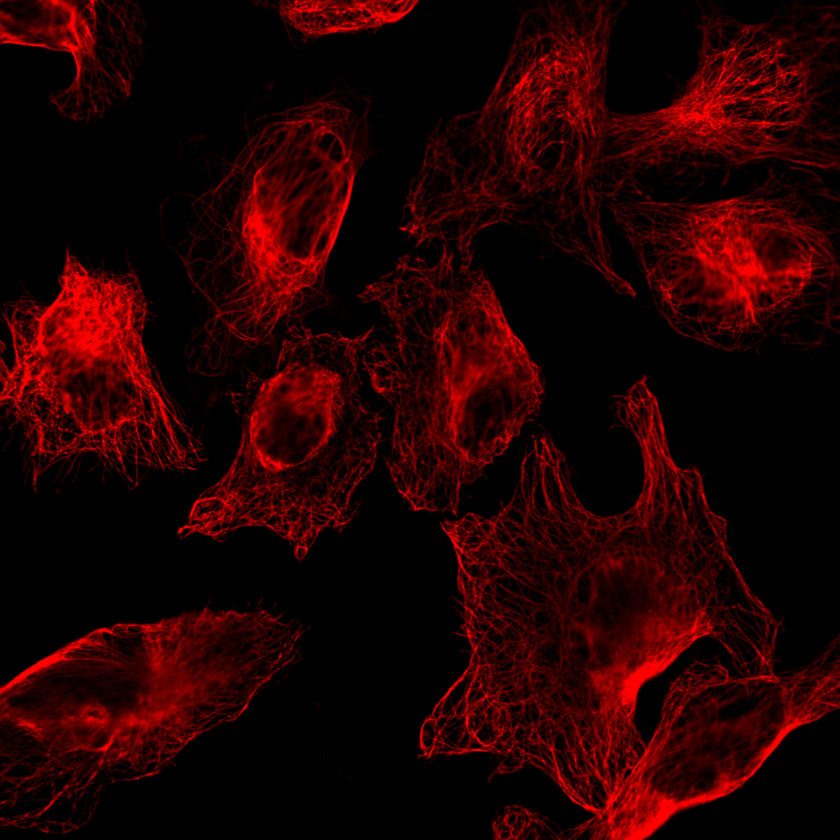
#> input picture image/生物图像-李英/20/20_B1_2_red.tif, 840 x 840 px, shrunk from 1728 x 1728 before the run, found by its file name
$ python w2.py
#> lines starting #> are read from the running program, lines starting #| are printed output that depends on the picture; after the words box and inside, x2 and y2 are one past the last pixel; in counts of white or black regions, pixels touching at a corner belong together
from dis import dis
import numpy as np
import matplotlib.pyplot as plt
from scipy import ndimage as ndi
from skimage import morphology,feature
import cv2


def labelbased_w(imgpath):
#> called with imgpath = './image/20_B1_2_red.tif'
    img = cv2.imread(imgpath)
#> img is the input picture: shape (840, 840, 3); mean B, G, R 0, 0, 35.6
    gray = cv2.cvtColor(img,cv2.COLOR_BGR2GRAY) #颜色空间转换
    # kernel = np.ones((3,3),np.uint8)
    kernel = np.array(((1, 1, 1), (1, 0, 1), (1, 1, 1)),dtype = np.uint8) #开闭运算的模板，类似于卷积

    # ret0, thresh0 = cv2.threshold(gray,0,255,cv2.THRESH_BINARY_INV+cv2.THRESH_OTSU) #二值化 同时前景后景转换
    # opening = cv2.morphologyEx(thresh0,cv2.MORPH_OPEN,kernel, iterations = 2) #开运算
    # # 确定背景区域
    # sure_bg = cv2.dilate(opening,kernel,iterations=3) #膨胀操作

    # 确定前景区域
    dist_transform = cv2.distanceTransform(gray ,cv2.DIST_L2,5) #任意点到背景点的距离
    ret1, sure_fg = cv2.threshold(dist_transform,0.3*dist_transform.max(),255,0) #二值化
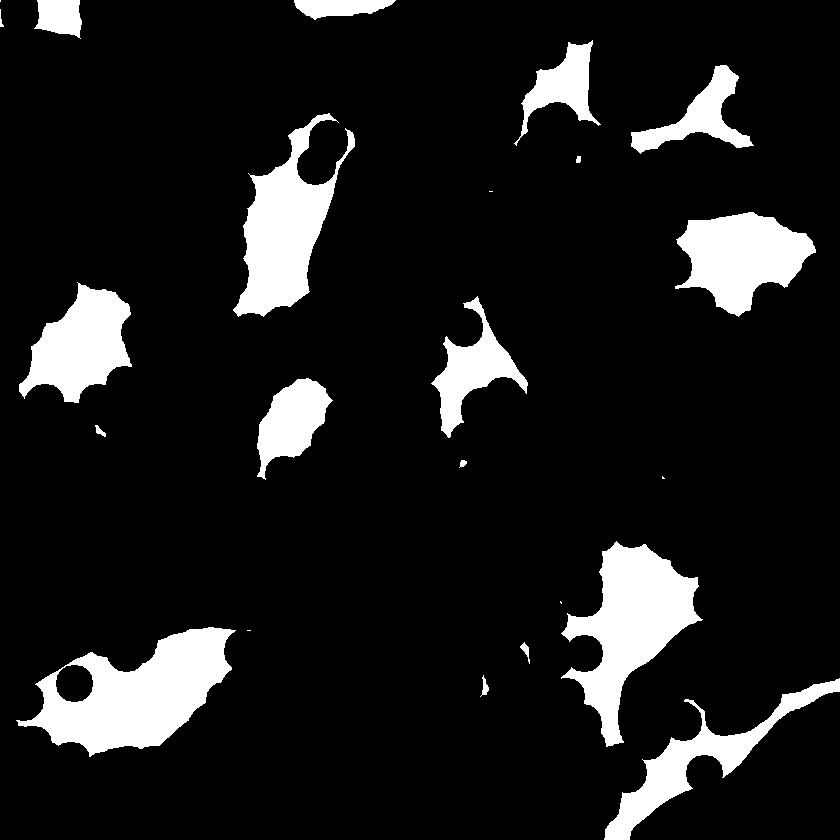
#> sure_fg: shape (840, 840) float32; 11.2% white; 23 white regions (5 under 20 px), largest, box (x1, y1, x2, y2) and area: (16, 627, 236, 757) 14253, (561, 541, 703, 747) 12360, (233, 113, 355, 317) 10510
#> ret1 = 18.6

    # opening_2 = cv2.morphologyEx(sure_fg, cv2.MORPH_OPEN, kernel, iterations = 10) #开运算
    opening_2 = cv2.erode(sure_fg, kernel, iterations=20) #腐蚀操作
#> opening_2: shape (840, 840) float32; 1.2% white; 5 white regions, box (x1, y1, x2, y2) and area: (95, 652, 204, 726) 2310, (622, 569, 673, 645) 2008, (267, 196, 302, 286) 1654, (711, 237, 777, 274) 1495, (56, 315, 101, 365) 959
    opening_2 = cv2.dilate(opening_2, kernel, iterations=30) #膨胀操作
#> opening_2: shape (840, 840) float32; 9.1% white; 5 white regions, box (x1, y1, x2, y2) and area: (65, 622, 234, 756) 16890, (592, 539, 703, 675) 13228, (237, 166, 332, 316) 12754, (681, 207, 807, 304) 11275, (26, 285, 131, 395) 10259
    # 查找未知区域
    # sure_fg = np.uint8(sure_fg) #将数组转换为八通道
    opening_2 = np.uint8(opening_2) #将数组转换为八通道
    # unknown = cv2.subtract(sure_bg,sure_fg) #显示图像差值
    # unknown = cv2.subtract(sure_bg, opening_2) #显示图像差值

    # 标记标签
    # ret2, markers1 = cv2.connectedComponents(opening_2)
    ret2, markers1 = cv2.connectedComponents(opening_2)
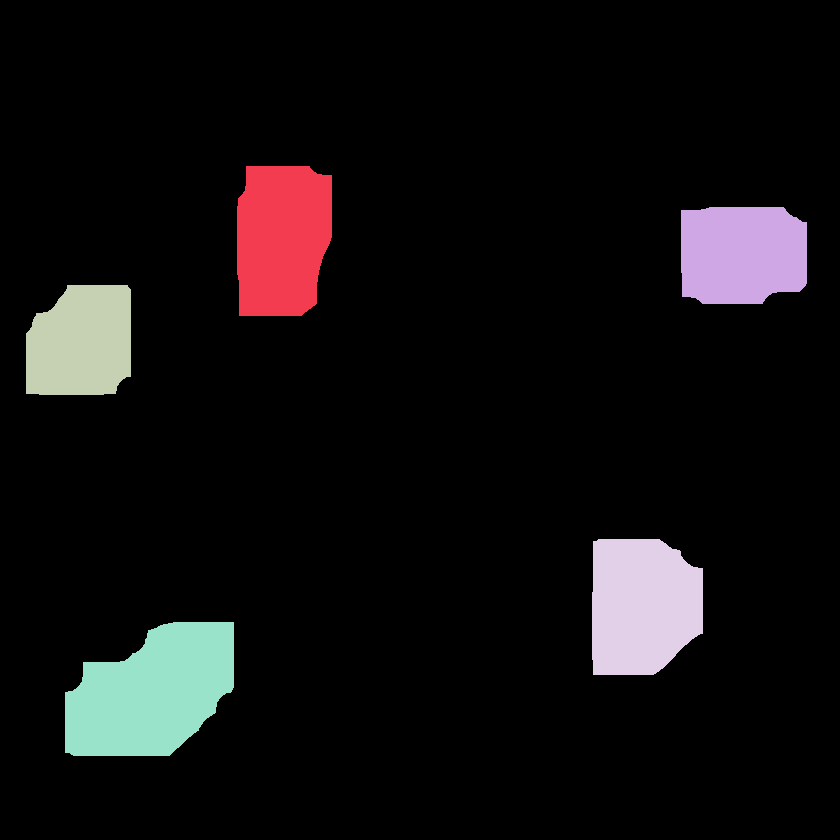
#> markers1: shape (840, 840) int32; 6 distinct labels, from 0 to 5; one colour per label, 0 black
#> ret2 = 6
    markers2 = markers1+1
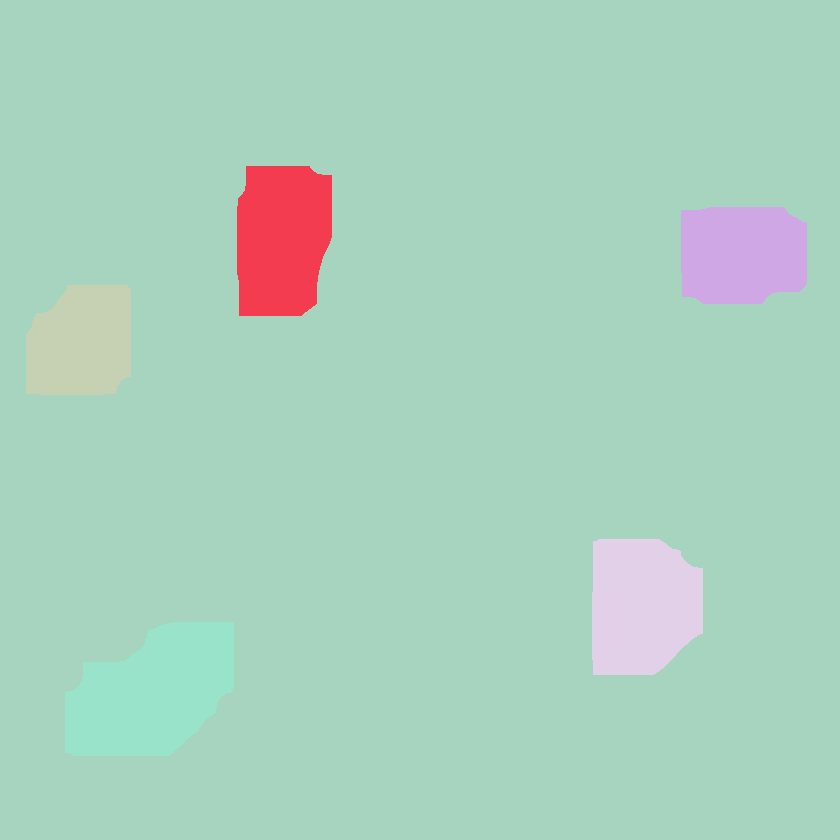
#> markers2: shape (840, 840) int32; 6 distinct labels, from 1 to 6; one colour per label, 0 black
    # markers[unknown==255] = 0
    print("num: ", ret2)
#| num:  6
    plt.imsave('./image/markers1.png',markers1)

    markers3 = cv2.watershed(img,markers1)
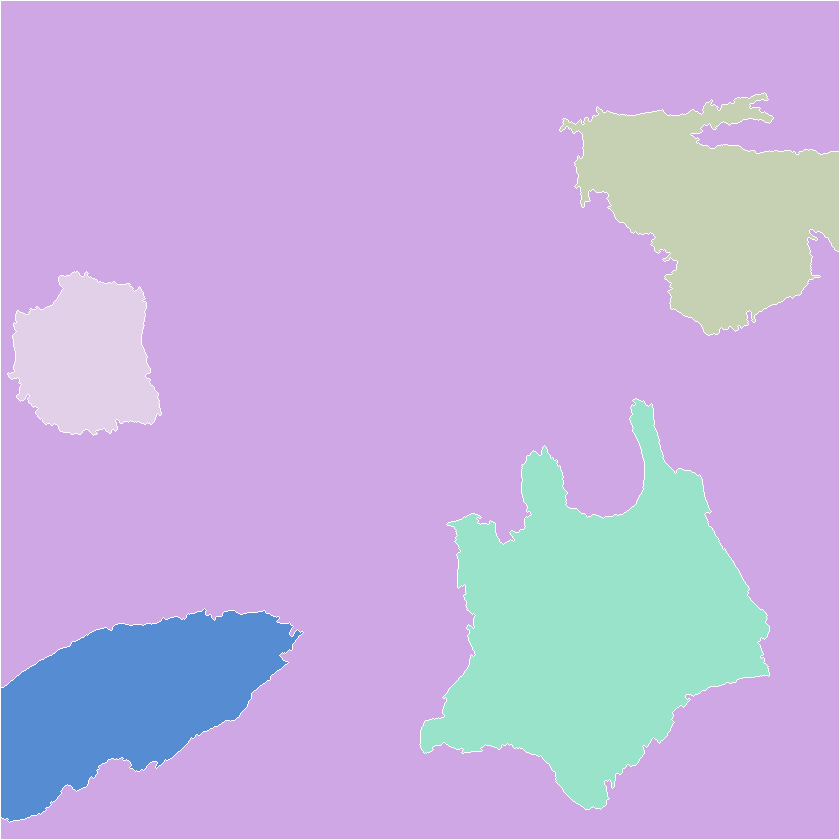
#> markers3: shape (840, 840) int32; 6 distinct labels, from -1 to 5; one colour per label, 0 black, -1 white
    img[markers3 == -1] = [255,255,255] #计算图像差值，进行描边
#> img: shape (840, 840, 3); 1.06% of pixels changed, all inside (x1, y1, x2, y2) = (0, 0, 840, 840)

    # print(markers1.shape)
    cv2.imwrite('./image/proc/opening_2.png',opening_2)
    cv2.imwrite('./image/proc/sure_bg.png',kernel)
    # plt.imsave('./image/proc/opening_2.png',opening_2)
    # plt.imsave('./image/proc/sure_bg.png',sure_bg)
    plt.imsave('./image/proc/markers2.png', markers2)
    plt.imsave('./image/proc/sure_fg.png', sure_fg)
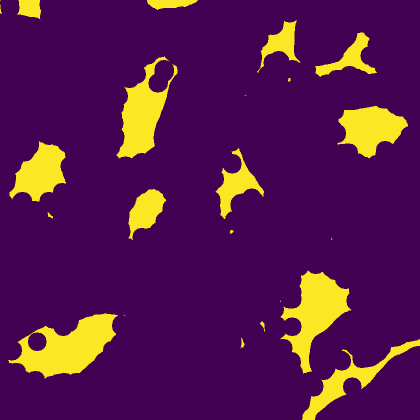
#> saved as sure_fg.png: shape (840, 840, 3) (shown at 1/2 size); mean R, G, B 88.7, 26.7, 78.6
    plt.imsave('./image/proc/markers3.png',markers3)
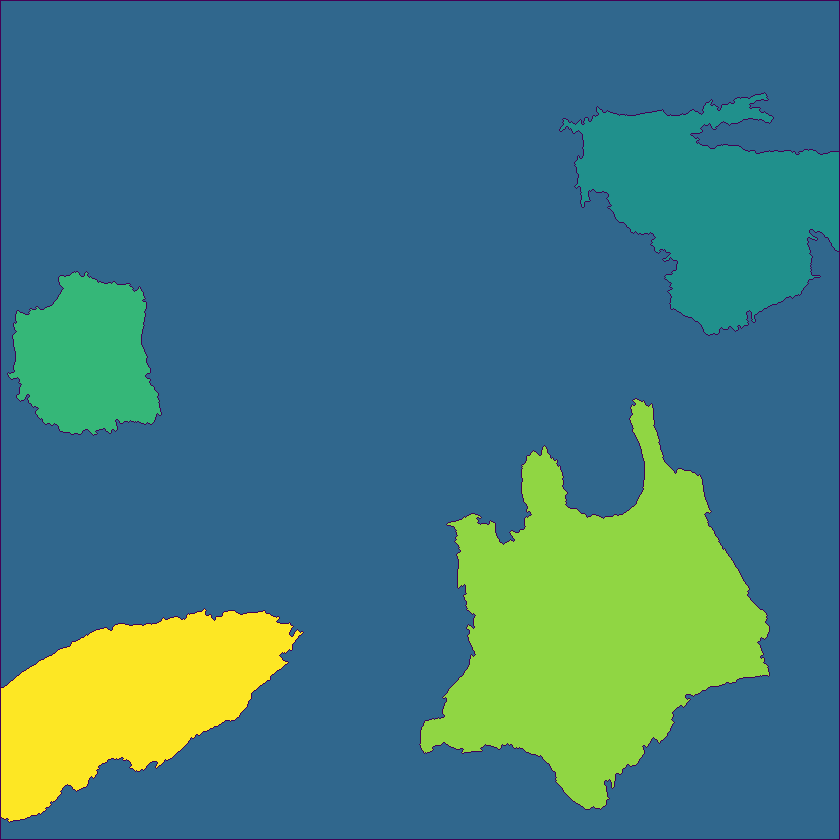
#> saved as markers3.png: shape (840, 840, 3); mean R, G, B 67.7, 123.9, 126.9
    cv2.imwrite('./image/proc/'+pic_name+'_test.png', img)
    # return dist_transform,thresh0,sure_fg,img
    return

if __name__ == '__main__':
    pic_name = '20_B1_2_red.tif'
    # image = np.array(Image.open('./image/'+pic_name+'.png'))

    imgpath = './image/'+pic_name
    labelbased_w(imgpath)
    # [9 lines of commented-out code are left out]

$ run again, with image/生物图像-李英/20/20_B1_1_blue.tif copied over image/生物图像-李英/20/20_B1_2_red.tif
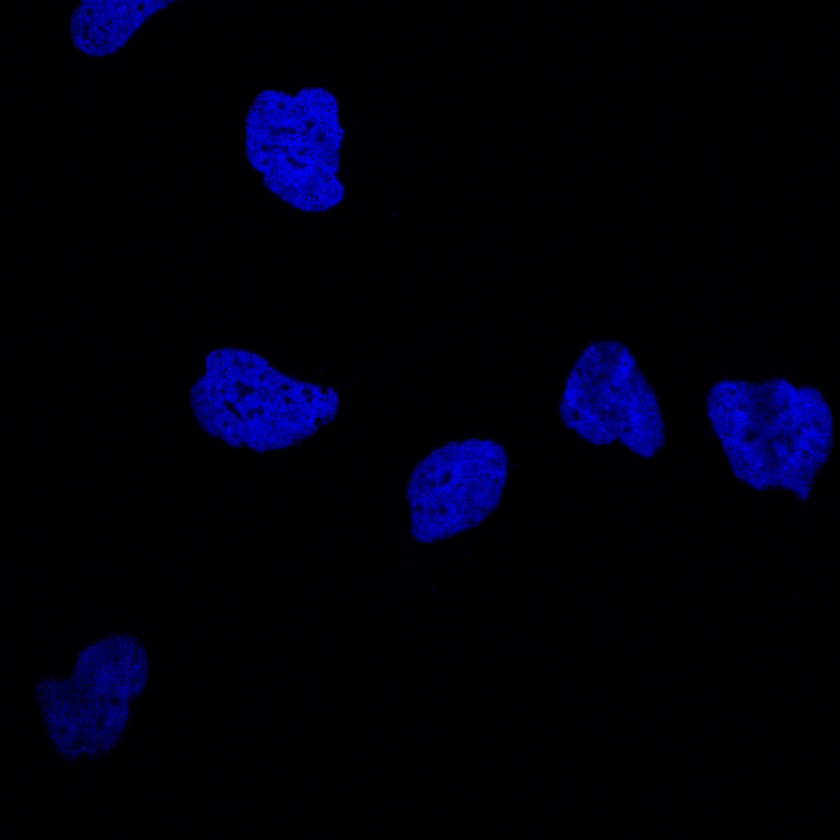
#> input picture image/生物图像-李英/20/20_B1_1_blue.tif, 840 x 840 px, shrunk from 1728 x 1728 before the run, found by its file name
#> in labelbased_w, img is the input picture: shape (840, 840, 3); mean B, G, R 12.6, 0, 0
#> in labelbased_w, `ret1, sure_fg = cv2.threshold(dist_transform,0.3*dist_transform.max(),..`:
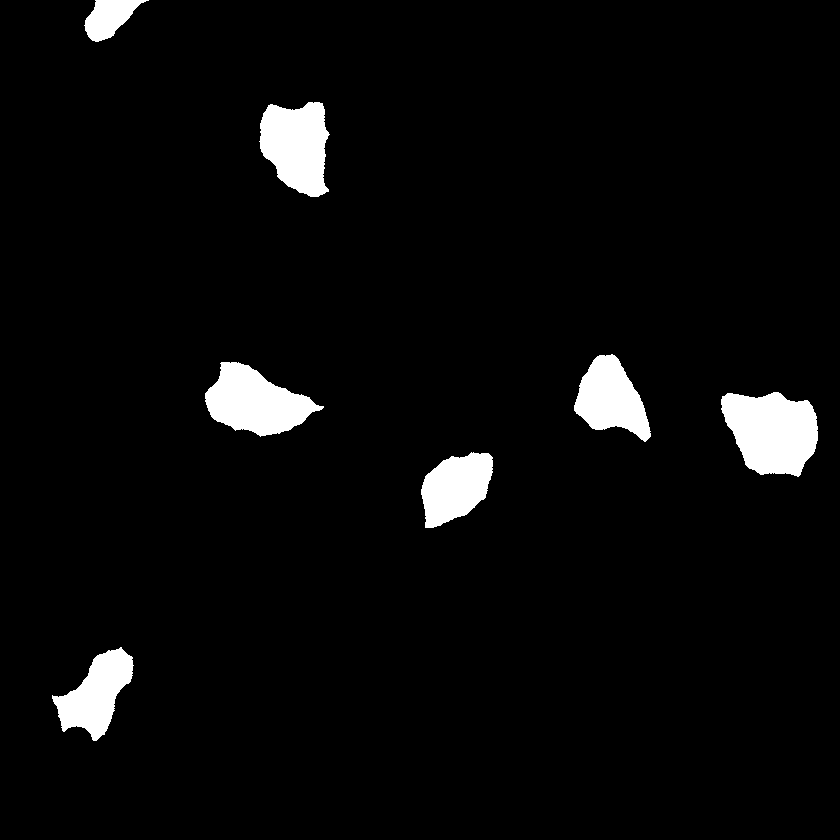
#> sure_fg: shape (840, 840) float32; 4.2% white; 7 white regions, largest, box (x1, y1, x2, y2) and area: (721, 392, 818, 477) 6125, (205, 362, 324, 437) 5184, (259, 102, 330, 197) 4949
#> ret1 = 16.12
#> markers1: shape (840, 840) int32; 5 distinct labels, from 0 to 4
#> ret2 = 5
#> markers2: shape (840, 840) int32; 5 distinct labels, from 1 to 5
#| num:  5
#> markers3: shape (840, 840) int32; 5 distinct labels, from -1 to 4
#> img: shape (840, 840, 3); 0.63% of pixels changed, all inside (x1, y1, x2, y2) = (0, 0, 840, 840)
#> in labelbased_w, `plt.imsave('./image/proc/markers3.png',markers3)`:
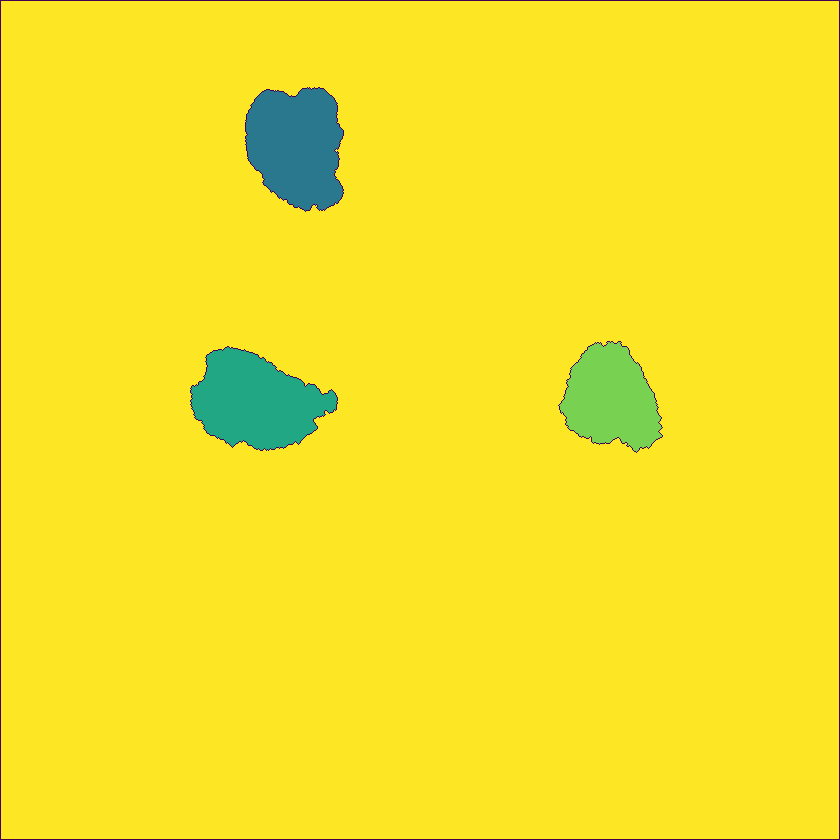
#> saved as markers3.png: shape (840, 840, 3); mean R, G, B 244.6, 227, 39.5
